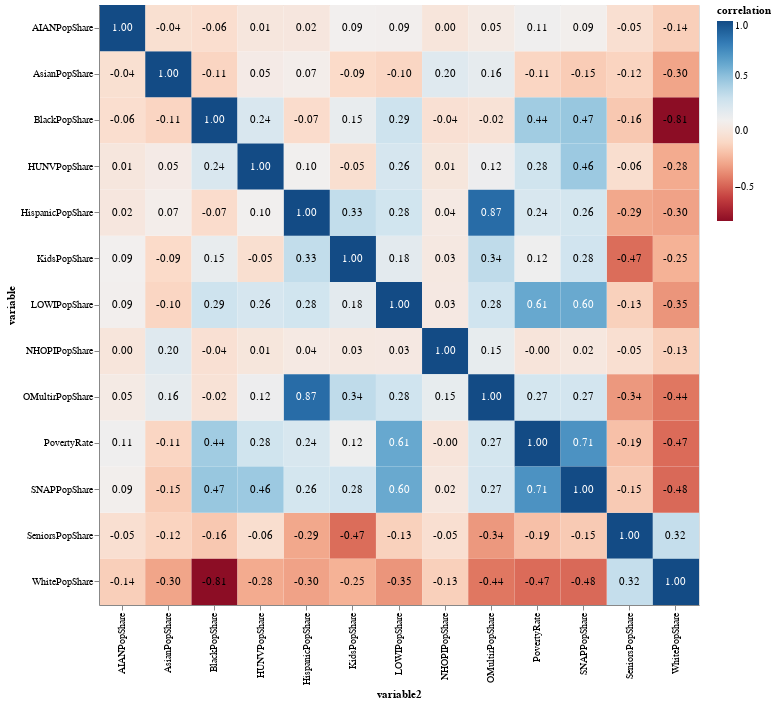

The notebook cell this image was saved under:
### Code cell
# Vizualize correlations
base = alt.Chart(cor_data).encode(
    x='variable2:O',
    y='variable:O'    
)

text = base.mark_text().encode(
    text='correlation_label',
    color=alt.condition(
        alt.datum.correlation > 0.5, 
        alt.value('white'),
        alt.value('black')
    )
)

cor_plot = base.mark_rect().encode(
    color=alt.Color('correlation:Q', scale=alt.Scale(scheme='redblue'))
).properties(width=600, height=600)

cor_plot + text

### Figure 1 — Vega-Lite specification as saved in the notebook (floating-point values rounded to 4 significant figures; data arrays with more than 128 entries replaced by an {"elided": "..."} marker saying what was removed)
{"config": {"view": {"continuousWidth": 400, "continuousHeight": 300}}, "layer": [{"mark": "rect", "encoding": {"color": {"field": "correlation", "scale": {"scheme": "redblue"}, "type": "quantitative"}, "x": {"field": "variable2", "type": "ordinal"}, "y": {"field": "variable", "type": "ordinal"}}, "height": 600, "width": 600}, {"mark": "text", "encoding": {"color": {"condition": {"value": "white", "test": "(datum.correlation > 0.5)"}, "value": "black"}, "text": {"field": "correlation_label", "type": "nominal"}, "x": {"field": "variable2", "type": "ordinal"}, "y": {"field": "variable", "type": "ordinal"}}}], "data": {"name": "data-7263edee01085b18be1d5221125d5c00"}, "$schema": "https://vega.github.io/schema/vega-lite/v4.17.0.json", "datasets": {"data-7263edee01085b18be1d5221125d5c00": {"elided": "169 records"}}}
